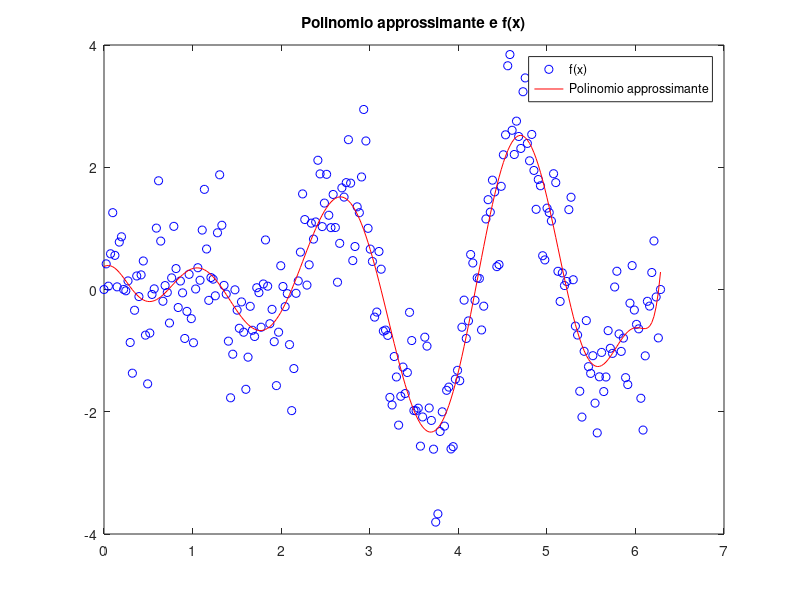
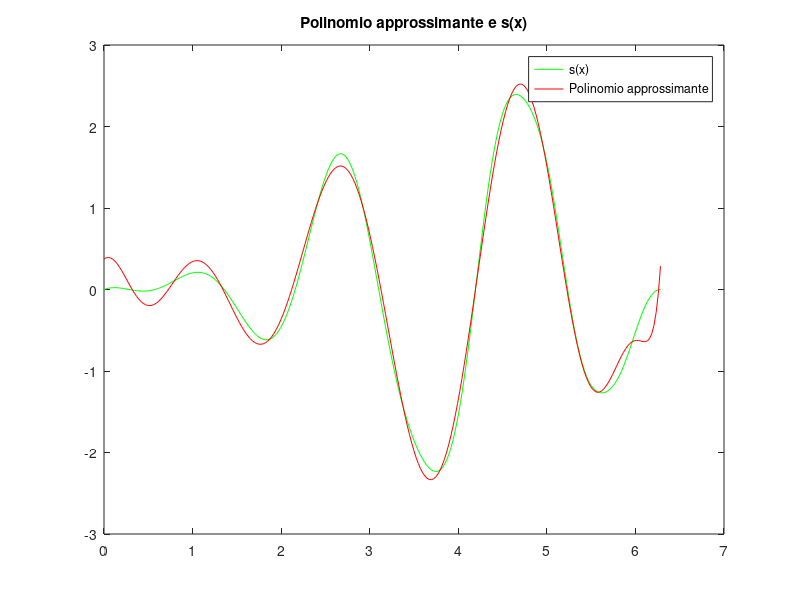
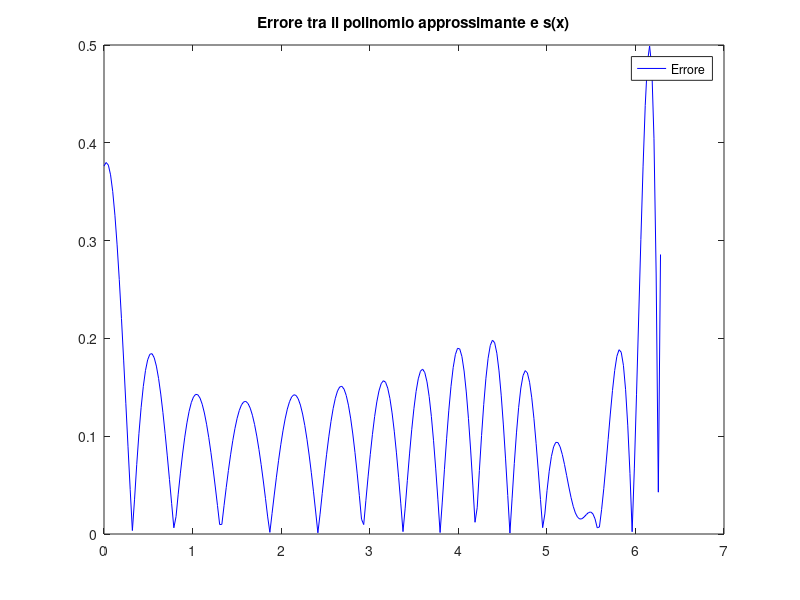

Write MATLAB code to recreate these figures, in order.
% Definizione delle funzioni
s = @(x) ((x - 1.2) .* sin(3.*x) + 1 ./ (x + 1) .* sin(1 + x .* x)) .* sin(x ./ 2);  % Definizione del segnale pulito s(x)
r = @(x) 0.1 .* sin(7 .* x) + 2 .* sin(23 .* x) .* cos(31 .* x) .* sin(1 - 19 .* x);  % Definizione del rumore r(x)
f = @(x) s(x) + r(x);  % Definizione del segnale con rumore f(x)

% Creazione del vettore di punti
x = linspace(0, 2 * pi, 256);  % Genera 256 punti equamente distanziati nell'intervallo [0, 2π]

% Calcolo dei valori di f(x)
fx = f(x);  % Calcola f(x) per tutti i punti in x

% Inizializzazione del minimo errore e del grado ottimale
min_error = Inf;  % Inizializza l'errore minimo a Infinito
optimal_degree = -1;  % Inizializza il grado ottimale a -1

% Loop sui gradi del polinomio da 0 a 20
for degree = 0:20
    % Approssimazione polinomiale
    p = polyfit(x, fx, degree);  % Approssima f(x) con un polinomio di grado 'degree'
    
    % Calcolo del segnale approssimato
    px = polyval(p, x);  % Valuta il polinomio nei punti x per ottenere il segnale approssimato
    
    % Calcolo dell'errore
    error = norm(px - s(x));  % Calcola l'errore come la norma 2 tra il segnale approssimato e il segnale pulito s(x)
    
    % Aggiornamento del minimo errore e del grado ottimale
    if error < min_error  % Se l'errore corrente è minore del minimo errore fino a ora
        min_error = error;  % Aggiorna l'errore minimo
        optimal_degree = degree;  % Aggiorna il grado ottimale
        optimal_poly = p;  % Aggiorna il polinomio ottimale
    end
end

% Stampa del grado ottimale
fprintf('Grado ottimale: %d\n', optimal_degree);  % Stampa il grado ottimale del polinomio

% Calcolo del segnale pulito e del segnale approssimato ottimale
sx = s(x);  % Calcola il segnale pulito s(x) per tutti i punti in x
optimal_px = polyval(optimal_poly, x);  % Calcola il segnale approssimato ottimale per tutti i punti in x

% Plot del polinomio approssimante con f(x)
figure;  % Crea una nuova figura
plot(x, fx, 'bo');  % Plotta f(x) come punti blu
hold on;  % Mantiene il grafico corrente 
plot(x, optimal_px, 'r-');  % Plotta il polinomio approssimante come linea rossa
title('Polinomio approssimante e f(x)');  % Imposta il titolo del grafico
legend('f(x)', 'Polinomio approssimante');  % Aggiunge una legenda al grafico

% Plot del polinomio approssimante con s(x)
figure;  % Crea una nuova figura
plot(x, sx, 'g-');  % Plotta s(x) come linea verde
hold on;  % Mantiene il grafico corrente attivo per il prossimo plot
plot(x, optimal_px, 'r-');  % Plotta il polinomio approssimante come linea rossa
title('Polinomio approssimante e s(x)');  % Imposta il titolo del grafico
legend('s(x)', 'Polinomio approssimante');  % Aggiunge una legenda al grafico

% Plot dell'errore tra il polinomio approssimante e s(x)
figure;  % Crea una nuova figura
plot(x, abs(optimal_px - sx), 'b-');  % Plotta l'errore (valore assoluto della differenza) come linea blu
title('Errore tra il polinomio approssimante e s(x)');  % Imposta il titolo del grafico
legend('Errore');  % Aggiunge una legenda al grafico

%In questo codice, abbiamo:

%Definito le funzioni s(x), r(x) e f(x).
%Generato un insieme di 256 punti in x nell'intervallo [0, 2π].
%Calcolato i valori di f(x) su questi punti.
%Cercato il polinomio di grado da 0 a 20 che minimizza l'errore rispetto a s(x) (calcolato come la norma 2 della differenza).
%Trovato il grado del polinomio che dà l'errore minimo.
%Plottato il polinomio approssimante con f(x), s(x) e l'errore tra il polinomio approssimante e s(x).
